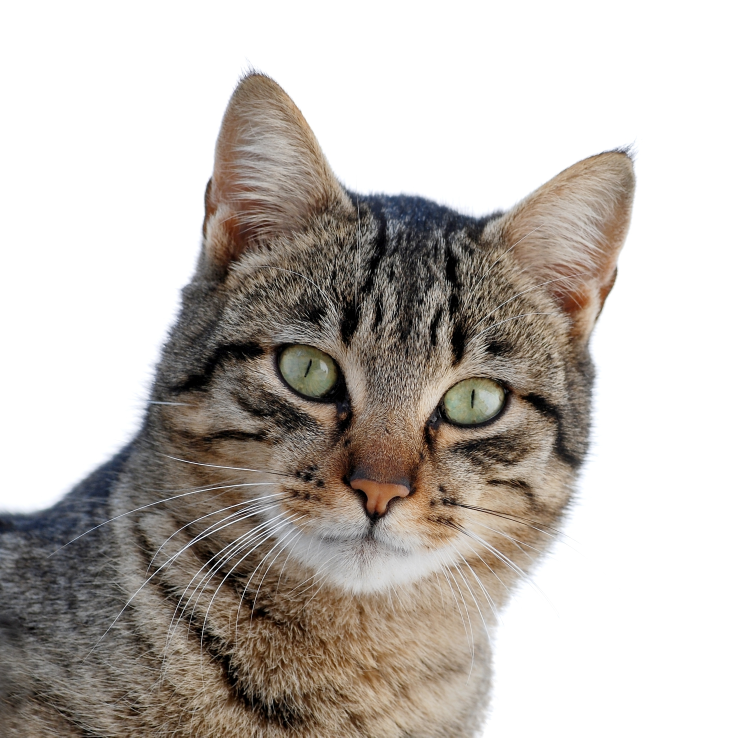
#> input picture cat_data_classification/img/my_image_1.jpg, 2225 x 2212 px (shown at 1/3 size)
$ jupyter execute --allow-errors cat_neuron_classifier.ipynb
#> lines starting #> are read from the running program, lines starting #| are printed output that depends on the picture
[cell 1]
import numpy as np
import matplotlib.pyplot as plt
from PIL import Image
import h5py
from typing import Tuple

### Dataset Loading, Visualize & Proprocessing

#> (a cell that did not finish here is left out)

#> (a cell that did not finish here is left out)

#> (a cell that did not finish here is left out)

### Epoch Function: Forward and Backward propagation

Forward Propagation:
- Input X
- Compute $A = \sigma(w^T X + b) = (a^{(1)}, a^{(2)}, ..., a^{(m-1)}, a^{(m)})$
- Calculate the cost function: $J = -\frac{1}{m}\sum_{i=1}^{m}(y^{(i)}\log(a^{(i)})+(1-y^{(i)})\log(1-a^{(i)}))$

Backward Propagation:
- Compute gardients <br>
$ dw = \frac{\partial J}{\partial w} = \frac{1}{m}X(A-Y)^T$ <br>
$ db = \frac{\partial J}{\partial b} = \frac{1}{m} \sum_{i=1}^m (a^{(i)}-y^{(i)})$
- Update parameters <br>
$ w = w - \alpha \ dw$ <br>
$ b = b - \alpha \ db$

[cell 5]
# [40 lines left out: function epoch, not called in this run]

### Model Function

[cell 6]
# [78 lines left out: function logistic_regression, not called in this run]

### Run Model

#> (a cell that did not finish here is left out)

**Comment**: Training accuracy is close to 100%. This is a good sanity check: Test accuracy is 70%. The model is clearly overfitting the training data. It can be reduced by regularization technique and using more layers neural network to capture nonlinear complexity better.

[cell 8]
# Example of a picture that is rightly classified.
index = 3
#> (the rest of this cell did not finish here and is left out)

[cell 9]
# Example of a picture that was wrongly classified.
index = 5
#> (the rest of this cell did not finish here and is left out)

Let's also plot the cost function and the gradients.

#> (a cell that did not finish here is left out)

**Interpretation**:
The cost decreasing shows that the parameters are being learned. However, could train the model even more on the training set. Increasing the number of iterations/epochs result in the training accuracy goes up, but the test set accuracy goes down. This is called overfitting.

#### Choice of learning rate ####

**Reminder**:
In order for Gradient Descent to work, must choose the learning rate wisely. The learning rate $\alpha$  determines how rapidly change the parameters. If the learning rate is too large we may "overshoot" the optimal value. Similarly, if it is too small we will need too many iterations to converge to the best values. That's why it is crucial to use a well-tuned learning rate.

Let's compare the learning curve of our model with several choices of `learning rates`. Run the cell below.

[cell 11]
learning_rates = [0.01, 0.001, 0.0001]
models = {}

#> (the rest of this cell did not finish here and is left out)

**Interpretation**:
- Different learning rates give different costs and thus different predictions results.
- If the learning rate is too large (0.01), the cost may oscillate up and down. It may even diverge (though in this example, using 0.01 still eventually ends up at a good value for the cost).
- A lower cost doesn't mean a better model. You have to check if there is possibly overfitting. It happens when the training accuracy is a lot higher than the test accuracy.
- In deep learning, we usually recommend that you:
    - Choose the learning rate that better minimizes the cost function.
    - If model overfits, use other techniques to reduce overfitting.

### Test with your own image ##

Use your own image and see the output of your model. To do that:<br>
1. Add image to this Jupyter Notebook's directory, in the "img" folder.<br>
2. Change your image's name in the following code.<br>
3. Run the code and check if the algorithm is right (1 = cat, 0 = non-cat)!<br>

[cell 12]
# change this to the name of your image file
my_image = "img/my_image_1.jpg"

num_px = 64
# We preprocess the image to fit your algorithm.
image = np.array(Image.open(my_image).resize((num_px, num_px)))
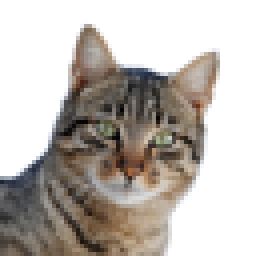
#> image: shape (64, 64, 3) (shown 4 times larger); mean R, G, B 190, 183.8, 178.1
plt.imshow(image)
image = image / 255.
image = image.reshape((1, num_px * num_px * 3)).T
#> image = 12288 values, max 1 at index 0, min 0.0157 at index 5275, mean 0.721

#> (the rest of this cell did not finish here and is left out)

[cell 13]
# change this to the name of your image file
my_image = "img/my_image_2.jpg"

# We preprocess the image to fit your algorithm.
image = np.array(Image.open(my_image).resize((num_px, num_px)))
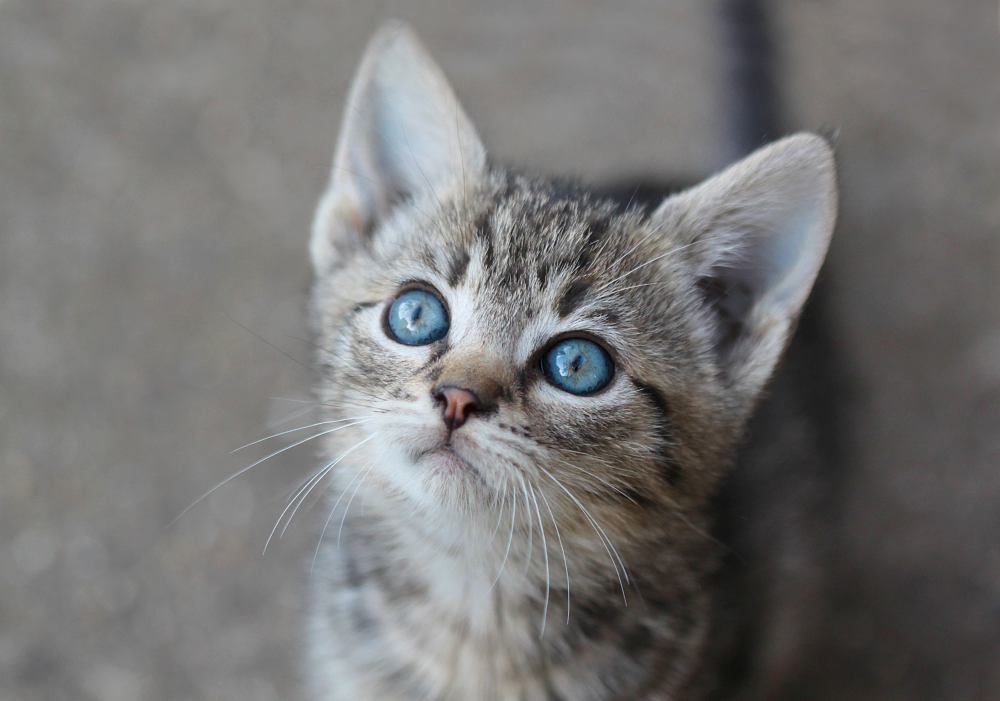
#> input picture cat_data_classification/img/my_image_2.jpg, 6000 x 4204 px (shown at 1/6 size)
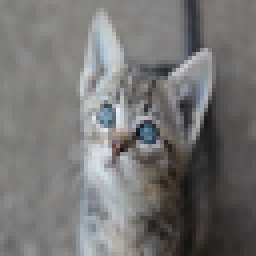
#> image: shape (64, 64, 3) (shown 4 times larger); mean R, G, B 117.2, 116.4, 116
plt.imshow(image)
image = image / 255.
image = image.reshape((1, num_px * num_px * 3)).T
#> image = 12288 values, max 0.965 at index 5273, min 0.0588 at index 11852, mean 0.457

#> (the rest of this cell did not finish here and is left out)
